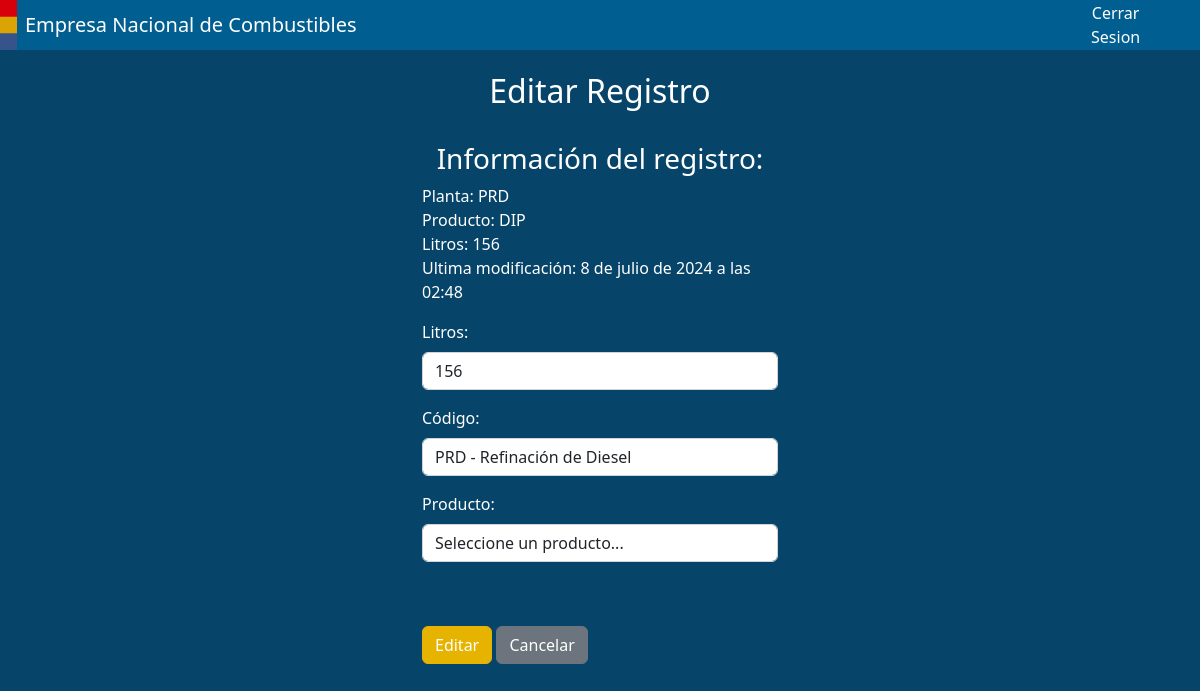
Page /editarRegistro/1/ (signed in) on the committed database.
### core/models.py (models this page shows, shortened)
class combustible(models.Model):
    codigo = models.ForeignKey(codigoPlanta, on_delete=models.CASCADE)
    producto = models.ForeignKey(producto, on_delete=models.CASCADE)
    litros = models.IntegerField()
    fecha_hora = models.DateTimeField(auto_now_add=True)
    fecha_modificacion = models.DateTimeField(auto_now_add=True)
    usuario_modificador = models.ForeignKey(User, on_delete=models.SET_NULL, null=True, blank=True, related_name='modificaciones')
    eliminado = models.BooleanField(default=False)
    operario = models.ForeignKey(User, on_delete=models.CASCADE)
    turno = models.CharField(
        max_length=2,
        choices=TURNO_CHOICES,
        default='-'
    )

class codigoPlanta(models.Model):
    clave = models.CharField(max_length=3, unique=True)
    descripcion = models.CharField(max_length=100)
    productos = models.ManyToManyField(producto, related_name='codigos')
    def __str__(self):
        return self.clave

class producto(models.Model):
    nombre = models.CharField(max_length=100)
    descripcion = models.CharField(max_length=100)
    def __str__(self):
        return self.nombre

### core/views.py (the view, shortened to what this page needs)
# urls.py: path('editarRegistro/<int:pk>/', views.editar_registro, name='editar_registro'),
def editar_registro(request, pk):
    registro = get_object_or_404(combustible, pk=pk)
    plantas = codigoPlanta.objects.all()
    plantas_json = []
    for planta in plantas:
        productos = list(planta.productos.all().values())
        planta_data = {
            'clave': planta.clave,
            'descripcion': planta.descripcion,
            'productos': productos,
        }
        plantas_json.append(planta_data)
    plantas_json_str = json.dumps(plantas_json)
    context = {
        'codigo_plantas': plantas,
        'plantas_json': plantas_json_str,
        'registro': registro
    }
    if registro.operario != request.user:
        return redirect('listar_registros')
    return render(request, 'core/formularioEditarRegistro.html', context)

### core/templates/core/formularioEditarRegistro.html (shortened to what this page needs)
{% extends 'core/base.html' %}
{% load static %}
{% block content %}
<br><br>
<div class="container-fluid" style="background-color: #074469; height: 100vh; width: auto;">
    <br>
    <h2 class="text-center text-white">Editar Registro</h2>
    <br>
    <div class="container">
        <div class="row justify-content-center">
            <div class="col-md-4">
                <form id="editarRegistroForm" action="{% url 'editar_registro' pk=registro.pk %}" method="post">
                    <h3 class="text-white text-center">Información del registro: </h3>
                    <p class="text-white">Planta: {{ registro.codigo }} <br> Producto: {{ registro.producto}} <br> Litros: {{ registro.litros }} <br> Ultima modificación: {{ registro.fecha_modificacion }}<br></p>
                    <div class="mb-3">
                        <label for="txtLitros" class="form-label text-white">Litros:</label>
                        <input type="text" class="form-control" id="txtLitros" name="txtLitros" value="{{ registro.litros }}">
                    </div>
                    <div class="mb-3">
                        <label for="cmbCodigo" class="form-label text-white">Código:</label><br>
                        <select id="cmbCodigo" name="cmbCodigo" class="form-control" required>
                            {% for planta in codigo_plantas %}
                            <option value="{{ planta.clave }}" {% if planta.clave == registro.codigo.clave %} selected {% endif %}>{{ planta.clave }} - {{planta.descripcion}}</option>
                            {% endfor %}
                        </select>
                    </div>
                    <div class="mb-3">
                        <label for="cmbProducto" class="form-label text-white">Producto:</label><br>
                        <select id="cmbProducto" name="cmbProducto" class="form-control" required>
                            <option value="" disabled selected>Seleccione un producto...</option>
                        </select>
                        <br><br>
                    </div>
                    <input class="btn btn-primary" type="submit" style="background-color: #e5b300; border-color: #e5b300;" value="Editar" disabled>
                    <a href="{% url 'listar_registros' %}" class="btn btn-secondary">Cancelar</a>
                </form>
            </div>
        </div>
    </div>
</div>
{% endblock %}

### rows in the picture
combustible: codigo "PRD", producto "DIP", litros "156", fecha_modificacion "8 de julio de 2024 a las 02:48", txtLitros "156", cmbCodigo "PRD - Refinación de Diesel"
